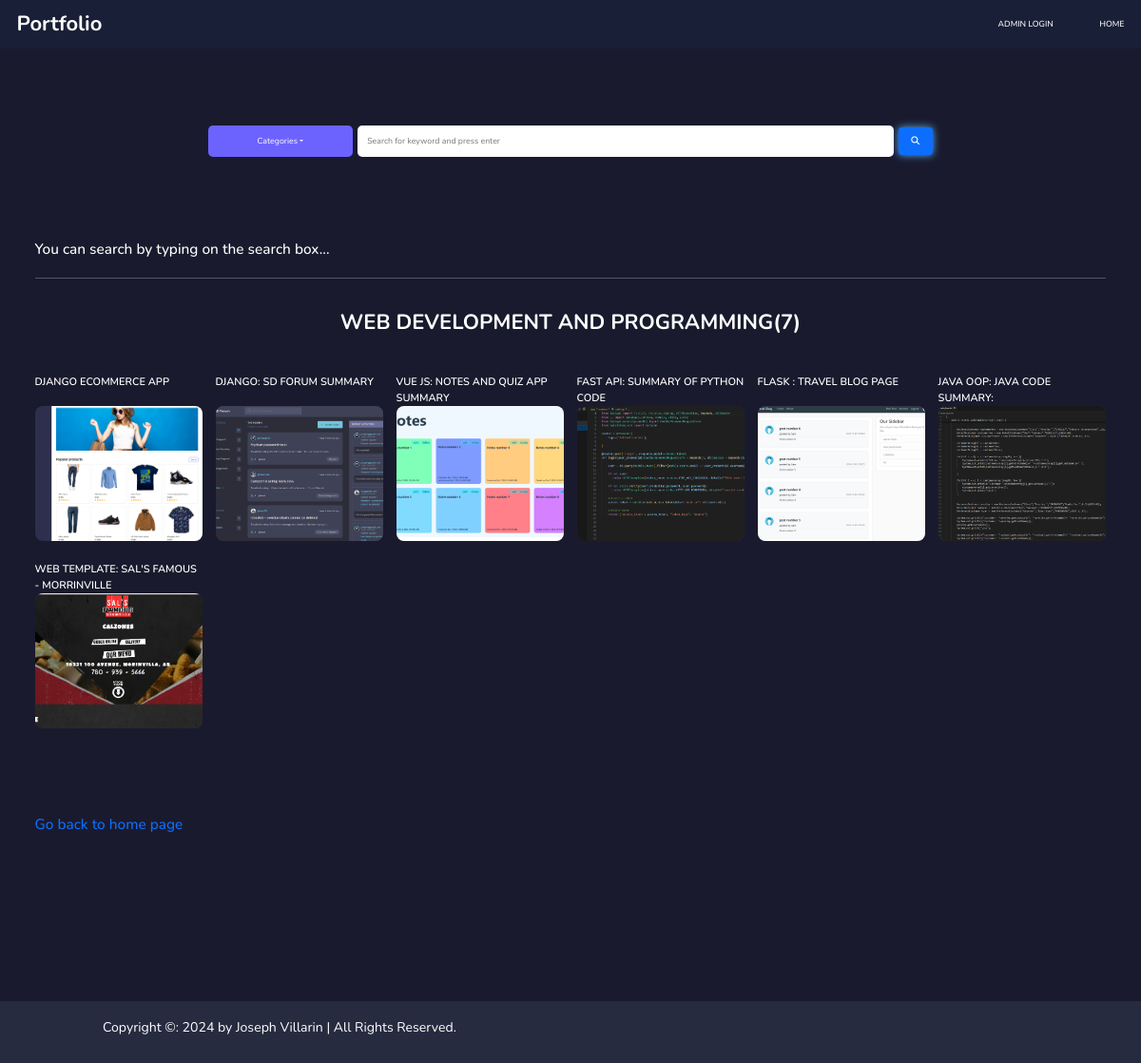
Screenshot of /items/category/web-development/ with the database file from the repository.
### items/models.py (models this page shows, shortened)
class Item(models.Model):
    item_name       = models.CharField(max_length=200, unique=True)
    slug            = models.SlugField(max_length=200, unique=True)
    description     = RichTextField(blank=True)  # Replaced TextField with RichTextField
    price           = models.IntegerField()
    images          = models.ImageField(upload_to='photos/products')
    stock           = models.IntegerField()
    is_available    = models.BooleanField(default=True)
    category        = models.ForeignKey(Category, on_delete=models.CASCADE)
    created_date    = models.DateTimeField(auto_now_add=True)
    modified_date   = models.DateTimeField(auto_now=True)
    def get_url(self):
        return reverse('item_detail', args=[self.category.slug, self.slug] )

### items/views.py (the view, shortened to what this page needs)
# urls.py: path('category/<slug:category_slug>/', views.items, name="item_by_category"),
def items(request, category_slug=None):
    excel_items = None
    data_items = None
    web_items = None
    categories = None
    data_count = None
    web_count = None
    excel_count = None
    excel_count = 0
    data_count = 0
    web_count = 0
    if category_slug is not None:
        categories = get_object_or_404(Category, slug=category_slug)
        if category_slug.lower() == 'excel-vba-and-macro':
            excel_items = Item.objects.filter(category=categories, is_available=True)
            excel_count = excel_items.count()
        elif category_slug.lower() == 'data-analysis':
            data_items = Item.objects.filter(category=categories, is_available=True)
            data_count = data_items.count()
        elif category_slug.lower() == 'web-development':
            web_items = Item.objects.filter(category=categories, is_available=True)
            web_count = web_items.count()
    context = {
        'data_items':data_items,
        'web_items':web_items,
        'excel_items': excel_items,
        'data_count':data_count,
        'web_count':web_count,
        'excel_count':excel_count
    }
    return render(request, 'items/allcategory.html',context)

### category/context_processor.py (called while the page is built)
def menu_links(request):
    links = Category.objects.all()
    return dict(links=links)

### category/models.py (called while the page is built)
    def get_url(self):
        return reverse('item_by_category', args=[self.slug])

### favoriteslist/context_processors.py (called while the page is built)
def counter(request):
    favorites_count = 0
    if 'admin'in request.path:
        return {}
    else:
        try:
            favorites = FavoritesList.objects.filter(favoriteslist_id=_favorites_id(request))
            favorites_items = FavoritesListItems.objects.all().filter(favoriteslist=favorites[:1])
            for favorites_items in favorites_items:
                favorites_count += favorites_items.quantity
        except FavoritesList.DoesNotExist:
            favorites_count = 0
    return dict(favorites_count=favorites_count)

### favoriteslist/views.py (called while the page is built)
def _favorites_id(request):
    favorites = request.session.session_key
    if not favorites:
        favorites = request.session.create()
    return favorites

### templates/items/allcategory.html (shortened to what this page needs)
{%extends 'base2.html'%}
{%block content%}
{%load static%}
<head>
    <link href="{% static 'css/bootstrap.css' %}" rel="stylesheet" type="text/css"/>
    <link href="{% static 'css/allcategory.css' %}" rel="stylesheet" type="text/css"/>
</head>
<body>
    <div class="container">
        <div class="search-box">
            <form action="{% url 'search' %}" class="search" method="GET">
                <div class="dropdown-container">
                    <a href="#" class="dropdown-toggle">Categories</a>
                </div>
                <input type="text" placeholder="Search for keyword and press enter" name="keyword">
                <div>
                    <button class="btn btn-primary" type="submit">
                        <i class="fa fa-search"></i>
                    </button>
                </div>
            </form>
        </div>
        {% if keyword %}
        <h1>Search Results for "{{ keyword }}"</h1>
        {% if items %}
            <div class="items-list">
                <div class="row">
                    {% for item in items %}
                        <div class="col-2 mb-2">
                            <div class='item_name'>
                                <p>{{ item.item_name }}</p>
                            </div>
                            <a href="{{ item.get_url }}">
                                <div class="thumbnail">
                                    <img alt="{{ item.item_name }}" src="{{ item.images.url }}">
                                </div>
                            </a>
                            {% comment %} <div class='item_description'>
                                <p>{{ item.description|truncatechars:70 |safe}}</p>
                            </div> {% endcomment %}
                        </div>
                    {% endfor %}
                </div>
            </div>
        {% else %}
            <p>No results found for "{{ keyword }}". Try a different keyword.</p>
        {% endif %}
        {% else %}
           <h3>You can search by typing on the search box...</h3>
        {% endif %}
        {% if data_count > 0 or web_count > 0 or excel_count > 0 %}
        {% if web_count > 0 %}
        <hr>
        <div class="section-title">WEB DEVELOPMENT AND PROGRAMMING({{web_count}})</div>
        <div class="row">
            {%for web_item in web_items%}
            <div class="col-2 mb-2">
                <div class='item_name'>
                    <p>{{web_item.item_name}} </p>
                </div>
                <a href="{{web_item.get_url}}">
                    <div class="thumbnail">
                        <img alt="Web Development Image 1" src="{{ web_item.images.url }}">
                    </div>
                </a>
            </div>
            {%endfor%}
        </div>
        {% endif %}
        {% endif %}
        <h3><p><a href='{% url 'home' %}'>Go back to home page</p></a>
        </h3>
    </div>
</body>
{%endblock%}

### portfolio/static/css/styles.css (style rules this page uses)
* { margin: 0; padding: 0; box-sizing: border-box; text-decoration: none; border: none; outline: none; scroll-behavior: smooth; font-family: "Nunito", sans-serif; }
:root { --bg-color: #191f36; --snd-bg-color: #262b40; --text-color: #fff; --main-color: #59b2f4; }
html { font-size: 62.5%; overflow-x: hidden; }
body { background: var(--bg-color); color: var(--text-color); }
.btn { display: inline-block; padding: 1rem 2.8rem; background: var(--main-color); border-radius: rem; box-shadow: 0 0 1rem var(--main-color); font-size: 1.6rem; color: var(--bg-color); letter-spacing: .1rem; font-weight: 600; transition: .5s ease; }
@media (max-width: 1200px) { html { font-size: 55%; } }

### portfolio/static/css/allcategory.css (style rules this page uses)
body { background-color: #1a1a2e; color: #ffffff; font-family: 'Roboto', sans-serif; }
.container { background-color: #1a1a2e; color: #ffffff; font-family: 'Roboto', sans-serif; margin-bottom: 20rem; padding-top: 15rem; }
.item_name p { text-transform: uppercase; text-align: left; font-size: 1.25rem; font-weight: 600; color: white; padding: 1px 0; height: 25px; margin-top: 2rem; }
.section-title { margin-top: 30px; margin-bottom: 20px; font-size: 22px; text-align: center; font-weight: 700; }
.thumbnail { background-color: #2e2e4d; width: 100%; padding-top: 80%; position: relative; border-radius: 8px; overflow: hidden; transition: transform 0.2s, border 0.2s; border: 0; z-index:0; }
.thumbnail img { position: absolute; top: 0; left: 0; width: 100%; height: 100%; object-fit: cover; }
.search-box { margin-bottom: 10rem; text-align: center; z-index:10; }
.search-box form { display:flex; justify-content:center; align-items:center; margin-bottom: 1rem; }
.search-box input { width: 50%; padding: 10px; border-radius: 5px; border: none; margin: 0px 5px; }
.search-box i { padding: 6px; }
.dropdown-container { position: relative; display: inline-block; z-index:0; }
.dropdown-toggle { text-decoration: none; background-color: #6c63ff; color: white; padding: 10px 52px; border-radius: 5px; display: inline-block; transition: background-color 0.3s; }
hr { border: none; height: 1px; background: #ffffff; box-shadow: 0 1px 3px rgba(0, 0, 0, 0.12), 0 1px 2px rgba(0, 0, 0, 0.24); margin: 20px 0; }
h3 { margin-top: 10rem; }
h3 a { text-decoration: none; }
h3 p { color: #fff; }

### rows the page displays
Item: item_name "DJANGO ECOMMERCE APP", images (picture)
Item: item_name "DJANGO: SD FORUM SUMMARY", images (picture)
Item: item_name "VUE JS: NOTES AND QUIZ APP SUMMARY", images (picture)
Item: item_name "FAST API: SUMMARY OF PYTHON CODE", images (picture)
Item: item_name "FLASK : TRAVEL BLOG PAGE", images (picture)
Item: item_name "JAVA OOP: JAVA CODE SUMMARY:", images (picture)
Item: item_name "WEB TEMPLATE: SAL'S FAMOUS - MORRINVILLE", images (picture)

### other values shown
{{ web_count }} "7"
